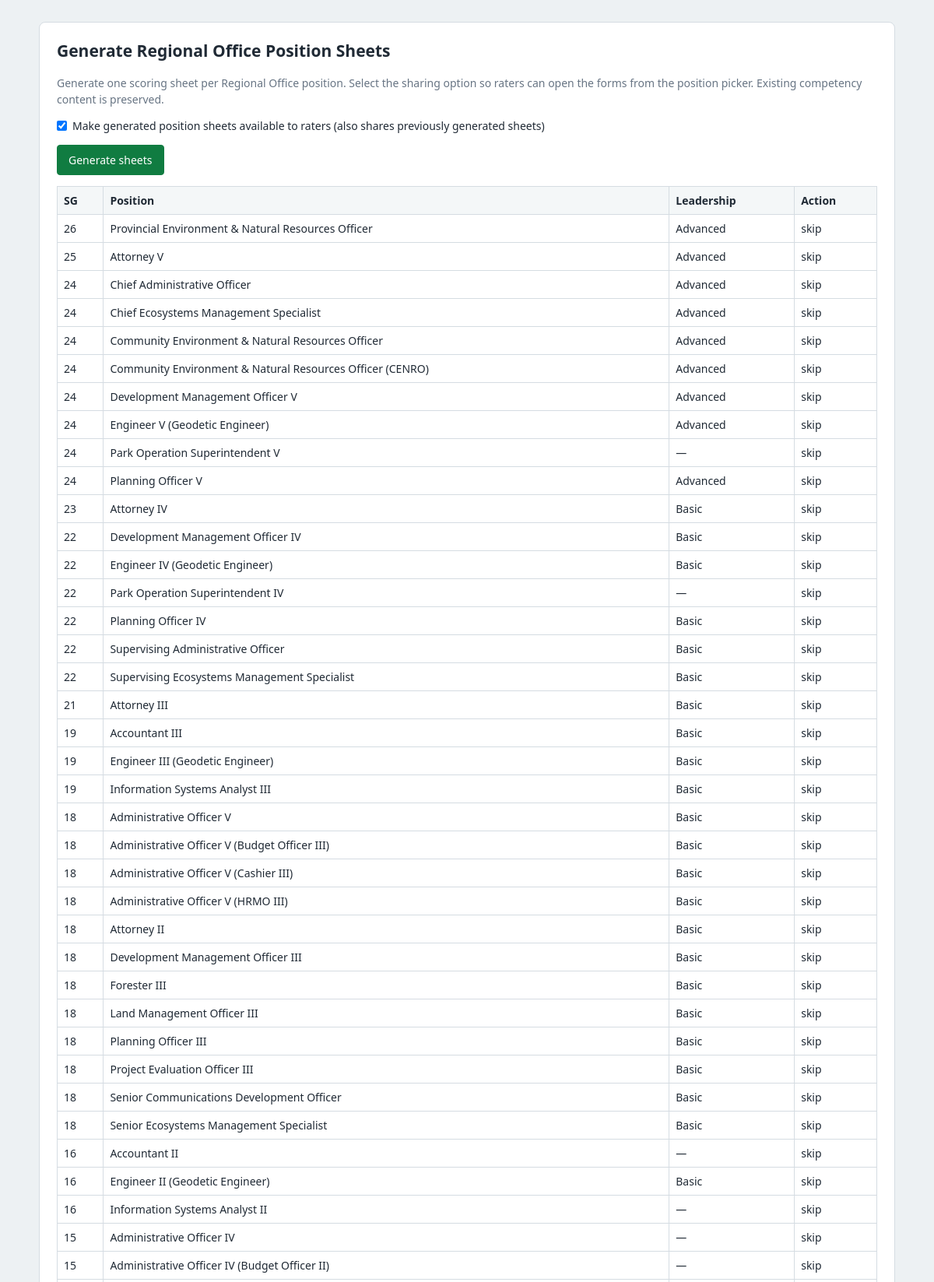
Page /template_seed.php (signed in, upper part) on the committed database.
### tables this page shows
CREATE TABLE `positions` (
  `id` int(11) NOT NULL,
  `office_scope` varchar(40) NOT NULL DEFAULT 'REGIONAL_OFFICE',
  `title` varchar(255) NOT NULL,
  `salary_grade` tinyint(3) UNSIGNED NOT NULL,
  `leadership_level` char(1) DEFAULT NULL
);

### template_seed.php (the view, shortened to what this page needs)
<?php
require_once __DIR__ . '/db.php';
$messageType = '';
$positions = [];
$csrfToken = csrf_token();
function template_seed_positions(mysqli $conn): array {
    $tableName = 'positions';
    $check = $conn->prepare('SELECT 1 FROM information_schema.TABLES WHERE TABLE_SCHEMA = DATABASE() AND TABLE_NAME = ? LIMIT 1');
    $check->bind_param('s', $tableName);
    $check->execute();
    $exists = $check->get_result()->num_rows > 0;
    $scope = 'REGIONAL_OFFICE';
    $stmt = $conn->prepare('SELECT title, salary_grade, leadership_level FROM positions WHERE office_scope = ? ORDER BY salary_grade DESC, title ASC');
    $stmt->bind_param('s', $scope);
    $stmt->execute();
    $rows = $stmt->get_result()->fetch_all(MYSQLI_ASSOC);
    return $rows;
}
try {
    $positions = template_seed_positions($conn);
} catch (Throwable $e) {
    error_log('Template seed operation failed: ' . $e->getMessage());
    if ($messageType === '') {
        http_response_code(500);
        $message = 'Unable to process templates. Check the server error log.';
        $messageType = 'error';
    }
}
?>
<!DOCTYPE html>
<html lang="en">
<head>
</head>
<body>
<main>
    <section>
        <h1>Generate Regional Office Position Sheets</h1>
        <p>Generate one scoring sheet per Regional Office position. Select the sharing option so raters can open the forms from the position picker. Existing competency content is preserved.</p>
        <?php if (count($positions) === 0): ?>
            <div class="notice error">No Regional Office positions were found. Seed the built-in positions or ask an administrator to import position data.</div>
            <form method="post">
                <input type="hidden" name="csrf_token" value="<?php echo htmlspecialchars($csrfToken, ENT_QUOTES, 'UTF-8'); ?>">
                <input type="hidden" name="action" value="seed_positions">
                <div class="actions"><button type="submit">Seed positions now</button></div>
            </form>
        <?php else: ?>
            <form method="post">
                <label class="inline"><input type="checkbox" name="share_generated" value="1" checked> Make generated position sheets available to raters (also shares previously generated sheets)</label>
                <div class="actions"><button type="submit">Generate sheets</button></div>
            </form>
            <table>
                <thead><tr><th>SG</th><th>Position</th><th>Leadership</th><th>Action</th></tr></thead>
                <tbody>
                <?php
                $existingTitles = [];
                $ownerId = (int)current_user_id();
                $existingStmt = $conn->prepare('SELECT title FROM competency_templates WHERE owner_id = ?');
                $existingStmt->bind_param('i', $ownerId);
                $existingStmt->execute();
                foreach ($existingStmt->get_result()->fetch_all(MYSQLI_ASSOC) as $existingTemplate) {
                    $existingTitles[(string)$existingTemplate['title']] = true;
                }
                foreach ($positions as $position):
                    $positionTitle = (string)$position['title'];
                    $sg = (int)$position['salary_grade'];
                    $templateTitle = 'SG ' . $sg . ' - ' . $positionTitle;
                    $level = strtoupper(trim((string)($position['leadership_level'] ?? '')));
                    $leadershipLabel = $level === 'B' ? 'Basic' : ($level === 'I' ? 'Advanced' : '—');
                ?>
                    <tr>
                        <td><?php echo $sg; ?></td>
                        <td><?php echo htmlspecialchars($positionTitle, ENT_QUOTES, 'UTF-8'); ?></td>
                        <td><?php echo htmlspecialchars($leadershipLabel, ENT_QUOTES, 'UTF-8'); ?></td>
                        <td><?php echo isset($existingTitles[$templateTitle]) ? 'skip' : 'create'; ?></td>
                    </tr>
                <?php endforeach; ?>
                </tbody>
            </table>
        <?php endif; ?>
    </section>
</main>
</body>
</html>

### template_seed.php (style rules this page uses)
:root { --ink:#202a35; --muted:#687584; --line:#d5dce2; --paper:#fff; --canvas:#edf1f3; --green:#107c41; }
* { box-sizing:border-box; }
body { margin:0; padding:28px 16px; background:var(--canvas); color:var(--ink); font:14px "Segoe UI",Arial,sans-serif; }
main { max-width:1100px; margin:0 auto; }
section { margin-bottom:22px; padding:22px; background:var(--paper); border:1px solid var(--line); border-radius:8px; }
h1,h2 { margin-top:0; }
p { color:var(--muted); line-height:1.5; }
label { display:block; margin:12px 0 6px; font-weight:600; }
select,textarea,button { font:inherit; }
button,.button { display:inline-block; padding:9px 14px; border:1px solid var(--green); border-radius:4px; background:var(--green); color:#fff; text-decoration:none; cursor:pointer; }
table { width:100%; margin-top:14px; border-collapse:collapse; }
th,td { padding:8px; border:1px solid var(--line); text-align:left; }
th { background:#f4f7f8; }
.actions { display:flex; flex-wrap:wrap; align-items:center; gap:12px; margin-top:14px; }
.inline { display:inline-flex; align-items:center; gap:7px; margin:0; font-weight:400; }
.inline input { margin:0; }

### rows in the picture
positions: salary_grade "26", title "Provincial Environment & Natural Resources Officer", leadership_level "Advanced", shows "skip"
positions: salary_grade "25", title "Attorney V", leadership_level "Advanced", shows "skip"
positions: salary_grade "24", title "Chief Administrative Officer", leadership_level "Advanced", shows "skip"
positions: salary_grade "24", title "Chief Ecosystems Management Specialist", leadership_level "Advanced", shows "skip"
positions: salary_grade "24", title "Community Environment & Natural Resources Officer", leadership_level "Advanced", shows "skip"
positions: salary_grade "24", title "Community Environment & Natural Resources Officer (CENRO)", leadership_level "Advanced", shows "skip"
positions: salary_grade "24", title "Development Management Officer V", leadership_level "Advanced", shows "skip"
positions: salary_grade "24", title "Engineer V (Geodetic Engineer)", leadership_level "Advanced", shows "skip"
positions: salary_grade "24", title "Park Operation Superintendent V", leadership_level "—", shows "skip"
positions: salary_grade "24", title "Planning Officer V", leadership_level "Advanced", shows "skip"
positions: salary_grade "23", title "Attorney IV", leadership_level "Basic", shows "skip"
positions: salary_grade "22", title "Development Management Officer IV", leadership_level "Basic", shows "skip"
positions: salary_grade "22", title "Engineer IV (Geodetic Engineer)", leadership_level "Basic", shows "skip"
positions: salary_grade "22", title "Park Operation Superintendent IV", leadership_level "—", shows "skip"
positions: salary_grade "22", title "Planning Officer IV", leadership_level "Basic", shows "skip"
positions: salary_grade "22", title "Supervising Administrative Officer", leadership_level "Basic", shows "skip"
positions: salary_grade "22", title "Supervising Ecosystems Management Specialist", leadership_level "Basic", shows "skip"
positions: salary_grade "21", title "Attorney III", leadership_level "Basic", shows "skip"
positions: salary_grade "19", title "Accountant III", leadership_level "Basic", shows "skip"
positions: salary_grade "19", title "Engineer III (Geodetic Engineer)", leadership_level "Basic", shows "skip"
positions: salary_grade "19", title "Information Systems Analyst III", leadership_level "Basic", shows "skip"
positions: salary_grade "18", title "Administrative Officer V", leadership_level "Basic", shows "skip"
positions: salary_grade "18", title "Administrative Officer V (Budget Officer III)", leadership_level "Basic", shows "skip"
positions: salary_grade "18", title "Administrative Officer V (Cashier III)", leadership_level "Basic", shows "skip"
positions: salary_grade "18", title "Administrative Officer V (HRMO III)", leadership_level "Basic", shows "skip"
positions: salary_grade "18", title "Attorney II", leadership_level "Basic", shows "skip"
positions: salary_grade "18", title "Development Management Officer III", leadership_level "Basic", shows "skip"
positions: salary_grade "18", title "Forester III", leadership_level "Basic", shows "skip"
positions: salary_grade "18", title "Land Management Officer III", leadership_level "Basic", shows "skip"
positions: salary_grade "18", title "Planning Officer III", leadership_level "Basic", shows "skip"
positions: salary_grade "18", title "Project Evaluation Officer III", leadership_level "Basic", shows "skip"
positions: salary_grade "18", title "Senior Communications Development Officer", leadership_level "Basic", shows "skip"
positions: salary_grade "18", title "Senior Ecosystems Management Specialist", leadership_level "Basic", shows "skip"
positions: salary_grade "16", title "Accountant II", leadership_level "—", shows "skip"
positions: salary_grade "16", title "Engineer II (Geodetic Engineer)", leadership_level "Basic", shows "skip"
positions: salary_grade "16", title "Information Systems Analyst II", leadership_level "—", shows "skip"
positions: salary_grade "15", title "Administrative Officer IV", leadership_level "—", shows "skip"
positions: salary_grade "15", title "Administrative Officer IV (Budget Officer II)", leadership_level "—", shows "skip"
